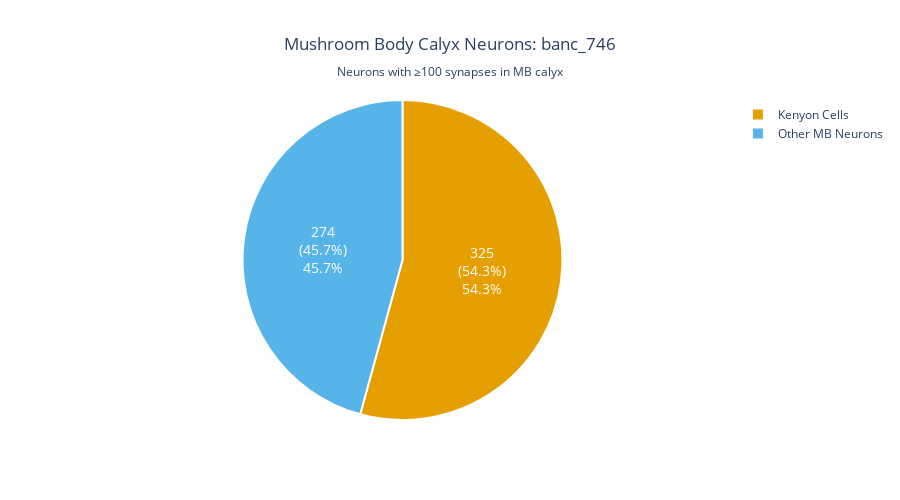

The notebook cell this image was saved under:
### Markdown cell above
### Summary Visualization

Create a summary comparing Kenyon vs non-Kenyon MB calyx neurons:

### Code cell
# Prepare summary data
mb_summary = pd.DataFrame({
    'Category': ['Kenyon Cells', 'Other MB Neurons'],
    'Count': [n_kc, n_other]
})

mb_summary['Percentage'] = (mb_summary['Count'] / mb_summary['Count'].sum() * 100).round(1)

# Create pie chart with plotly
fig = go.Figure()

fig.add_trace(go.Pie(
    labels=mb_summary['Category'],
    values=mb_summary['Count'],
    text=mb_summary.apply(lambda x: f"{x['Count']:,}<br>({x['Percentage']:.1f}%)", axis=1),
    textposition='inside',
    textfont=dict(size=14, color='white'),
    marker=dict(
        colors=['#E69F00', '#56B4E9'],
        line=dict(color='white', width=2)
    ),
    hovertemplate='<b>%{label}</b><br>Count: %{value:,}<br>Percentage: %{percent}<extra></extra>'
))

fig.update_layout(
    title=dict(
        text=f"Mushroom Body Calyx Neurons: {DATASET}<br><sub>Neurons with ≥100 synapses in MB calyx</sub>",
        x=0.5,
        xanchor='center'
    ),
    height=500,
    template="plotly_white"
)

fig.show()

# Print summary
print("\nMushroom Body Calyx Summary:")
print(mb_summary.to_string(index=False))

### Figure 1 — Plotly figure (JSON) as saved in the notebook; plotly's stock layout.template omitted (floating-point values rounded to 4 significant figures)
{"data": [{"hovertemplate": "<b>%{label}</b><br>Count: %{value:,}<br>Percentage: %{percent}<extra></extra>", "labels": ["Kenyon Cells", "Other MB Neurons"], "marker": {"colors": ["#E69F00", "#56B4E9"], "line": {"color": "white", "width": 2}}, "text": ["325<br>(54.3%)", "274<br>(45.7%)"], "textfont": {"color": "white", "size": 14}, "textposition": "inside", "type": "pie", "values": [325, 274]}], "layout": {"height": 500, "title": {"text": "Mushroom Body Calyx Neurons: banc_746<br><sub>Neurons with ≥100 synapses in MB calyx</sub>", "x": 0.5, "xanchor": "center"}}}
